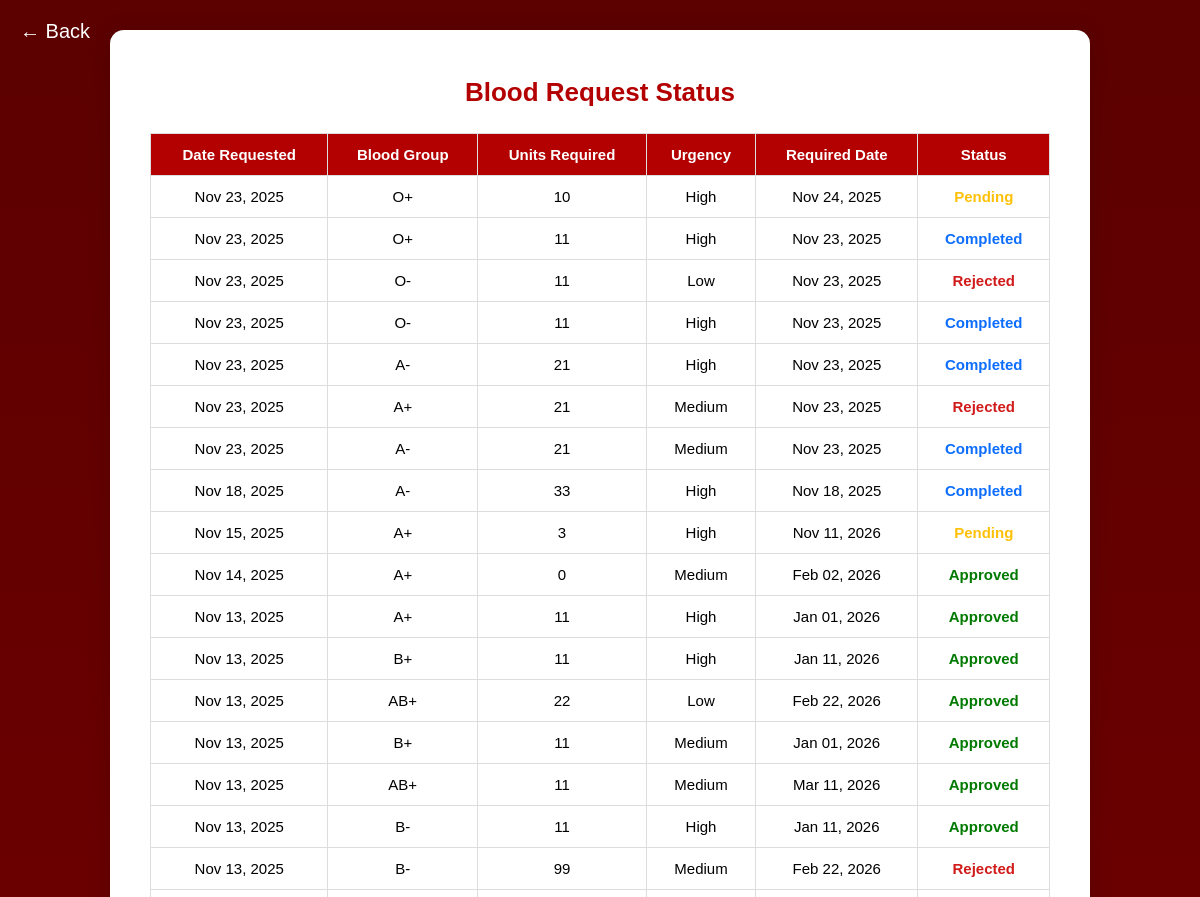
Page /hospital/hospital_blood_request_status/ (signed in, upper part) on the earlier database version.
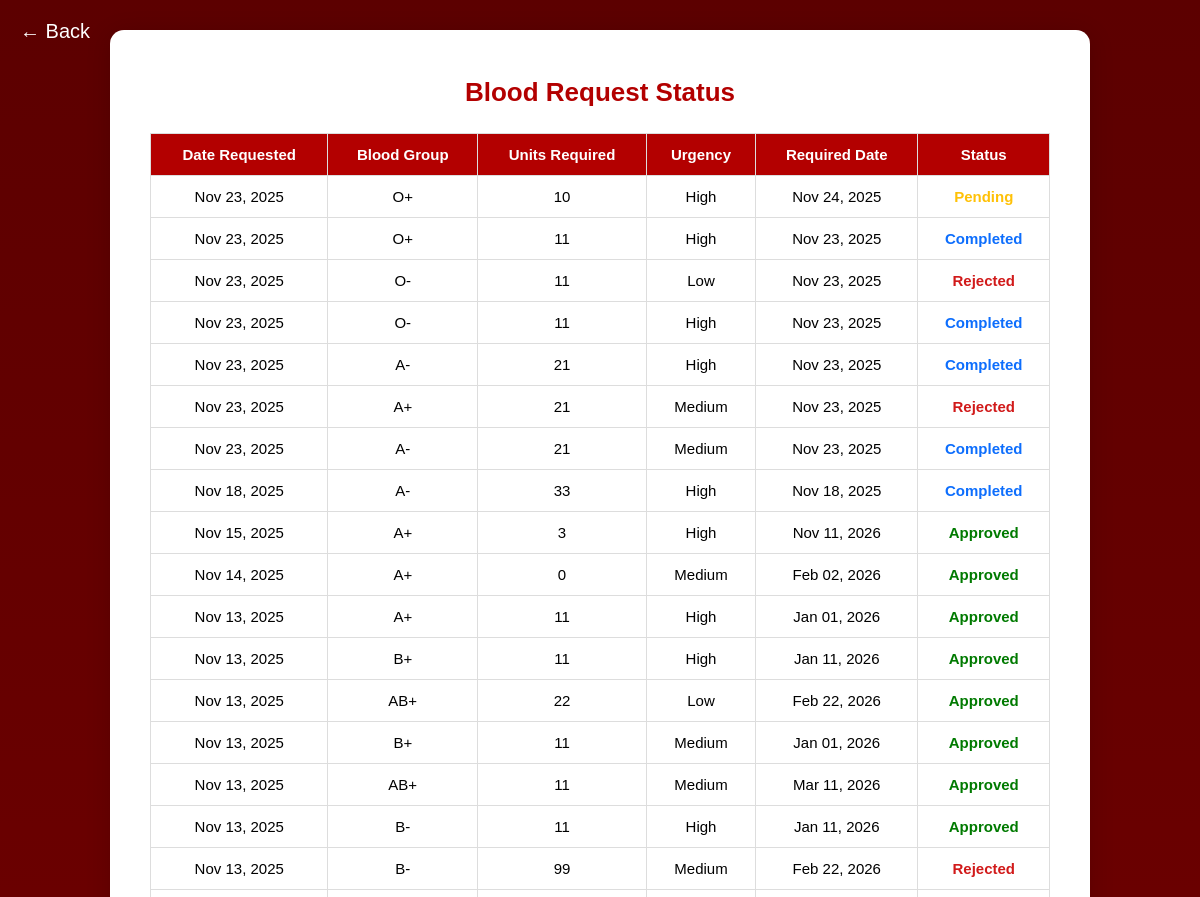
Same page on the later database version.
### blood_bank_app/models.py (models this page shows, shortened)
class HospitalBloodRequest(models.Model):
    BLOOD_GROUP_CHOICES = [
        ('A+', 'A+'), ('A-', 'A-'),
        ('B+', 'B+'), ('B-', 'B-'),
        ('AB+', 'AB+'), ('AB-', 'AB-'),
        ('O+', 'O+'), ('O-', 'O-'),
    ]
    URGENCY_LEVEL_CHOICES = [
        ('High', 'High'),
        ('Medium', 'Medium'),
        ('Low', 'Low'),
    ]
    STATUS_CHOICES = [
        ('Pending', 'Pending'),
        ('Approved', 'Approved'),
        ('Rejected', 'Rejected'),
        ('Completed', 'Completed'),
        ('Expired', 'Expired'),
    ]
    hospital = models.ForeignKey(User, on_delete=models.CASCADE)
    blood_group = models.CharField(max_length=3, choices=BLOOD_GROUP_CHOICES)
    units = models.PositiveIntegerField()
    required_date = models.DateField()
    urgency = models.CharField(max_length=10, choices=URGENCY_LEVEL_CHOICES)
    status = models.CharField(max_length=20, choices=STATUS_CHOICES, default='Pending')  # ✅ Added
    created_at = models.DateTimeField(auto_now_add=True)

### blood_bank_app/views.py (the view)
# urls.py: path('hospital/hospital_blood_request_status/', views.hospital_blood_request_status, name='hospital_blood_request_status'),
@login_required
def hospital_blood_request_status(request):
    hospital = get_object_or_404(HospitalDetails, user=request.user)
    today = date.today()
    HospitalBloodRequest.objects.filter(
        hospital=request.user,
        status='Approved',
        required_date__lte=today
    ).update(status='Completed')
    HospitalBloodRequest.objects.filter(
        hospital=request.user,
        status='Pending',
        required_date__lt=today
    ).update(status='Expired')
    blood_requests = HospitalBloodRequest.objects.filter(
        hospital=request.user
    ).order_by('-created_at')
    return render(request, "hospital/hospital_blood_request_status.html", {
        "blood_requests": blood_requests,
        "today": today,
    })

### blood_bank_app/templates/hospital/hospital_blood_request_status.html (shortened to what this page needs)
{% extends 'master.html' %}
{% load static %}
{% block content %}
<a href="javascript:history.back()" class="back-arrow">&#8592; Back</a>
<div class="notification-page">
  <div class="notification-container">
    <h1>Blood Request Status</h1>
    {% if blood_requests %}
      <table class="request-table">
        <thead>
          <tr>
            <th>Date Requested</th>
            <th>Blood Group</th>
            <th>Units Required</th>
            <th>Urgency</th>
            <th>Required Date</th>
            <th>Status</th>
          </tr>
        </thead>
        <tbody>
          {% for req in blood_requests %}
            <tr>
              <td>{{ req.created_at|date:"M d, Y" }}</td>
              <td>{{ req.blood_group }}</td>
              <td>{{ req.units }}</td>
              <td>{{ req.urgency }}</td>
              <td>{{ req.required_date|date:"M d, Y" }}</td>
              <td>
                {% if req.status == 'Pending' %}
                  <span class="status pending">{{ req.status }}</span>
                {% elif req.status == 'Approved' %}
                  <span class="status approved">{{ req.status }}</span>
                {% elif req.status == 'Rejected' %}
                  <span class="status rejected">{{ req.status }}</span>
                {% elif req.status == 'Completed' %}
                  <span class="status completed">{{ req.status }}</span>
                {% elif req.status == 'Expired' %}
                  <span class="status expired">{{ req.status }}</span>
                {% endif %}
              </td>
            </tr>
          {% endfor %}
        </tbody>
      </table>
    {% else %}
      <p class="no-notifications">No blood requests submitted yet.</p>
    {% endif %}
  </div>
</div>
{% endblock %}

Differences in the rows shown:
changed HospitalBloodRequest "Nov 15, 2025": status "Pending" → "Approved"
